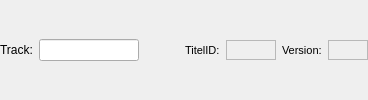
           <widget class="QWidget" name="widget_2" native="true">
            <layout class="QHBoxLayout" name="horizontalLayout">
             <property name="spacing">
              <number>6</number>
             </property>
             <property name="margin">
              <number>0</number>
             </property>
             <item>
              <widget class="QLabel" name="label_43">
               <property name="text">
                <string>Track:</string>
               </property>
              </widget>
             </item>
             <item>
              <widget class="QLineEdit" name="track">
               <property name="maximumSize">
                <size>
                 <width>100</width>
                 <height>16777215</height>
                </size>
               </property>
               <property name="maxLength">
                <number>6</number>
               </property>
              </widget>
             </item>
             <item>
              <spacer>
               <property name="orientation">
                <enum>Qt::Horizontal</enum>
               </property>
               <property name="sizeHint" stdset="0">
                <size>
                 <width>40</width>
                 <height>20</height>
                </size>
               </property>
              </spacer>
             </item>
             <item>
              <widget class="QLabel" name="label_59">
               <property name="font">
                <font>
                 <pointsize>8</pointsize>
                </font>
               </property>
               <property name="text">
                <string>TitelID:</string>
               </property>
              </widget>
             </item>
             <item>
              <widget class="QLabel" name="titleId">
               <property name="sizePolicy">
                <sizepolicy hsizetype="Maximum" vsizetype="Preferred">
                 <horstretch>0</horstretch>
                 <verstretch>0</verstretch>
                </sizepolicy>
               </property>
               <property name="minimumSize">
                <size>
                 <width>50</width>
                 <height>0</height>
                </size>
               </property>
               <property name="maximumSize">
                <size>
                 <width>16777215</width>
                 <height>20</height>
                </size>
               </property>
               <property name="font">
                <font>
                 <pointsize>8</pointsize>
                </font>
               </property>
               <property name="frameShape">
                <enum>QFrame::StyledPanel</enum>
               </property>
               <property name="frameShadow">
                <enum>QFrame::Sunken</enum>
               </property>
               <property name="text">
                <string/>
               </property>
               <property name="alignment">
                <set>Qt::AlignRight|Qt::AlignTrailing|Qt::AlignVCenter</set>
               </property>
              </widget>
             </item>
             <item>
              <widget class="QLabel" name="label_10">
               <property name="font">
                <font>
                 <pointsize>8</pointsize>
                </font>
               </property>
               <property name="text">
                <string>Version:</string>
               </property>
              </widget>
             </item>
             <item>
              <widget class="QLabel" name="recordVersion">
               <property name="sizePolicy">
                <sizepolicy hsizetype="Maximum" vsizetype="Preferred">
                 <horstretch>0</horstretch>
                 <verstretch>0</verstretch>
                </sizepolicy>
               </property>
               <property name="minimumSize">
                <size>
                 <width>40</width>
                 <height>0</height>
                </size>
               </property>
               <property name="maximumSize">
                <size>
                 <width>16777215</width>
                 <height>20</height>
                </size>
               </property>
               <property name="font">
                <font>
                 <pointsize>8</pointsize>
                </font>
               </property>
               <property name="frameShape">
                <enum>QFrame::StyledPanel</enum>
               </property>
               <property name="frameShadow">
                <enum>QFrame::Sunken</enum>
               </property>
               <property name="text">
                <string/>
               </property>
               <property name="alignment">
                <set>Qt::AlignRight|Qt::AlignTrailing|Qt::AlignVCenter</set>
               </property>
              </widget>
             </item>
            </layout>
           </widget>
